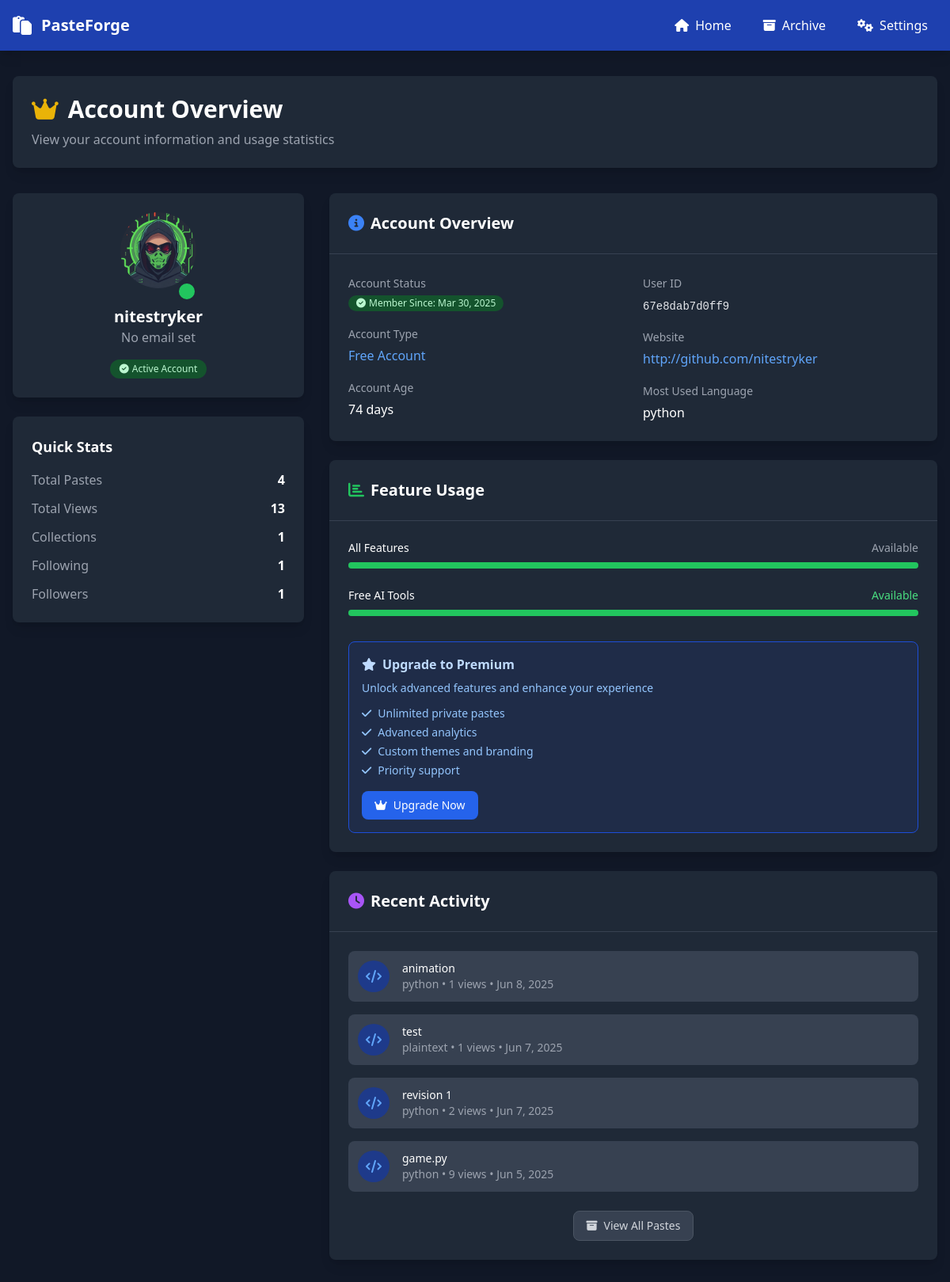
/account.php (signed in), run on the app's committed database.
### tables this page shows
CREATE TABLE users (
      id TEXT PRIMARY KEY,
      username TEXT UNIQUE,
      password TEXT NOT NULL,
      email TEXT,
      profile_image TEXT DEFAULT NULL,
      created_at INTEGER DEFAULT (strftime('%s', 'now'))
    , website TEXT DEFAULT NULL, tagline TEXT DEFAULT 'Just a dev sharing random code', role TEXT DEFAULT 'free', status TEXT DEFAULT 'active', followers_count INTEGER DEFAULT 0, following_count INTEGER DEFAULT 0, profile_visibility TEXT DEFAULT 'public', show_paste_count INTEGER DEFAULT 1, allow_messages INTEGER DEFAULT 1);

CREATE TABLE pastes (
    id INTEGER PRIMARY KEY AUTOINCREMENT,
    title TEXT,
    content TEXT,
    language TEXT,
    password TEXT NULL,
    expire_time INTEGER NULL,
    is_public BOOLEAN DEFAULT 1,
    created_at INTEGER
  , tags TEXT DEFAULT '', views INTEGER DEFAULT 0, user_id TEXT, burn_after_read BOOLEAN DEFAULT 0, flags INTEGER DEFAULT 0, flag_type TEXT, flag_source TEXT, ai_score REAL DEFAULT 0, current_version INTEGER DEFAULT 1, last_modified INTEGER, collection_id INTEGER DEFAULT NULL, original_paste_id INTEGER DEFAULT NULL, fork_count INTEGER DEFAULT 0, project_id INTEGER DEFAULT NULL, branch_id INTEGER DEFAULT NULL, source_url TEXT DEFAULT NULL, imported_from TEXT DEFAULT NULL, parent_paste_id INTEGER DEFAULT NULL, ai_summary_id INTEGER DEFAULT NULL);

### account.php (the view, shortened to what the rows shown need)
<?php
$user_id = $_SESSION['user_id'];
$db = Database::getInstance()->getConnection();
$stmt = $db->prepare("SELECT * FROM users WHERE id = ?");
$stmt->execute([$user_id]);
$user = $stmt->fetch(PDO::FETCH_ASSOC);
$stmt = $db->prepare("SELECT title, created_at, views, language FROM pastes WHERE user_id = ? ORDER BY created_at DESC LIMIT 5");
$stmt->execute([$user_id]);
$recent_pastes = $stmt->fetchAll(PDO::FETCH_ASSOC);
$account_age_days = floor((time() - $user['created_at']) / 86400);
$theme = $_COOKIE['theme'] ?? 'dark';
$is_included = isset($_SERVER['REQUEST_URI']) && strpos($_SERVER['REQUEST_URI'], '?page=account') !== false;
if (!$is_included): ?>
<!DOCTYPE html>
<html class="<?= $theme ?>">
<head>
    <script src="https://cdn.tailwindcss.com"></script>
    <link href="https://cdnjs.cloudflare.com/ajax/libs/font-awesome/6.4.0/css/all.min.css" rel="stylesheet">
</head>
<body class="bg-gray-50 dark:bg-gray-900 text-gray-900 dark:text-white">
    <div class="max-w-7xl mx-auto py-8 px-4 min-h-screen">
<?php endif; ?>
<div class="mb-8 bg-white dark:bg-gray-800 rounded-lg shadow-lg p-6">
    <h1 class="text-3xl font-bold flex items-center text-gray-900 dark:text-white">
        <i class="fas fa-crown mr-3 text-yellow-500"></i>
        Account Overview
    </h1>
</div>
<div class="grid grid-cols-1 lg:grid-cols-3 gap-8">
    <div class="lg:col-span-1 space-y-6">
        <div class="bg-white dark:bg-gray-800 rounded-lg shadow-lg p-6">
            <div class="text-center">
                <div class="relative inline-block">
                    <img src="<?= $user['profile_image'] ?? 'https://www.gravatar.com/avatar/'.md5(strtolower($user['email'] ?? $user['username'])).'?d=mp&s=128' ?>"
                         class="w-24 h-24 rounded-full mx-auto mb-4" alt="Profile">
                    <div class="absolute bottom-0 right-0 w-6 h-6 bg-green-500 rounded-full border-2 border-white dark:border-gray-800"></div>
                </div>
                <h2 class="text-xl font-bold text-gray-900 dark:text-white"><?= htmlspecialchars($user['username']) ?></h2>
                <p class="text-gray-600 dark:text-gray-400"><?= htmlspecialchars($user['email'] ?? 'No email set') ?></p>
                <div class="mt-4 inline-flex items-center px-3 py-1 rounded-full text-xs font-medium bg-green-100 text-green-800 dark:bg-green-900 dark:text-green-200">
                    <i class="fas fa-check-circle mr-1"></i>
                    Active Account
                </div>
            </div>
        </div>
    </div>
    <div class="lg:col-span-2 space-y-6">
        <div class="bg-white dark:bg-gray-800 rounded-lg shadow-lg">
            <div class="p-6">
                <div class="grid grid-cols-1 md:grid-cols-2 gap-6">
                    <div class="space-y-4">
                        <div>
                            <div class="mt-1 flex items-center">
                                <span class="inline-flex items-center px-2.5 py-0.5 rounded-full text-xs font-medium bg-green-100 text-green-800 dark:bg-green-900 dark:text-green-200">
                                    <i class="fas fa-check-circle mr-1"></i>
                                    Member Since: <?= date('M j, Y', $user['created_at']) ?>
                                </span>
                            </div>
                        </div>
                        <div>
                            <div class="mt-1">
                                <span class="font-medium text-gray-900 dark:text-white"><?= $account_age_days ?> days</span>
                            </div>
                        </div>
                    </div>
                    <div class="space-y-4">
                        <div>
                            <div class="mt-1">
                                <span class="font-mono text-sm text-gray-800 dark:text-gray-200"><?= htmlspecialchars($user['id']) ?></span>
                            </div>
                        </div>
                        <div>
                            <div class="mt-1">
                                <?php if ($user['website']): ?>
                                    <a href="<?= htmlspecialchars($user['website']) ?>" target="_blank" class="text-blue-600 dark:text-blue-400 hover:underline">
                                        <?= htmlspecialchars($user['website']) ?>
                                    </a>
                                <?php else: ?>
                                    <span class="text-gray-500">Not set</span>
                                <?php endif; ?>
                            </div>
                        </div>
                    </div>
                </div>
            </div>
        </div>
        <div class="bg-white dark:bg-gray-800 rounded-lg shadow-lg">
            <div class="p-6">
                <?php if (!empty($recent_pastes)): ?>
                    <div class="space-y-4">
                        <?php foreach ($recent_pastes as $paste): ?>
                            <div class="flex items-center space-x-4 p-3 bg-gray-50 dark:bg-gray-700 rounded-lg">
                                <div class="flex-shrink-0">
                                    <div class="w-10 h-10 bg-blue-100 dark:bg-blue-900 rounded-full flex items-center justify-center">
                                        <i class="fas fa-code text-blue-600 dark:text-blue-400"></i>
                                    </div>
                                </div>
                                <div class="flex-1 min-w-0">
                                    <p class="text-sm font-medium text-gray-900 dark:text-white truncate">
                                        <?= htmlspecialchars($paste['title']) ?>
                                    </p>
                                    <p class="text-sm text-gray-500 dark:text-gray-400">
                                        <?= $paste['language'] ? htmlspecialchars($paste['language']) : 'Plain Text' ?> •
                                        <?= number_format($paste['views']) ?> views •
                                        <?= date('M j, Y', $paste['created_at']) ?>
                                    </p>
                                </div>
                            </div>
                        <?php endforeach; ?>
                    </div>
                <?php endif; ?>
            </div>
        </div>
    </div>
</div>
<?php if (!$is_included): ?>
    </div>
</body>
</html>
<?php endif; ?>

### data on the page
users: profile_image (picture), username "nitestryker", email "No email set", created_at "Mar 30, 2025", created_at "74", id "67e8dab7d0ff9", website "http://github.com/nitestryker"
pastes: title "animation", language "python", views "1", created_at "Jun 8, 2025"
pastes: title "test", language "plaintext", views "1", created_at "Jun 7, 2025"
pastes: title "revision 1", language "python", views "2", created_at "Jun 7, 2025"
pastes: title "game.py", language "python", views "9", created_at "Jun 5, 2025"

### other printed values
$total_pastes "4"
$total_views "13"
$total_collections "1"
$following_count "1"
$followers_count "1"
$top_language['language'] "python"
